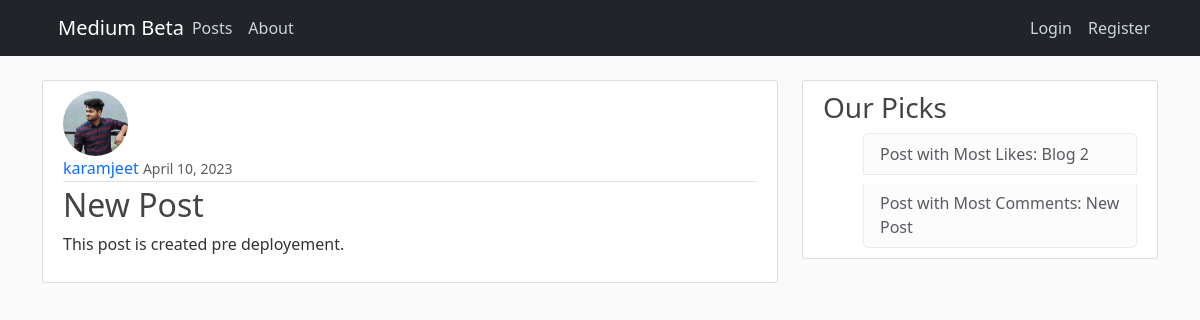
/post/10, run on the app's committed database.
### blog/models.py (models this page shows, shortened)
class Post(models.Model):
    title = models.CharField(max_length=100)
    content = models.TextField()
    date_posted = models.DateTimeField(default=timezone.now)
    author = models.ForeignKey(User, on_delete=models.CASCADE)
    def __str__(self):
        return self.title

### users/models.py (models this page shows, shortened)
class Profile(models.Model):
    user = models.OneToOneField(User, on_delete=models.CASCADE)
    image = models.ImageField(default='default.jpg', upload_to='profile_pics')

### blog/views.py (the view)
# urls.py: path('post/<int:pk>', PostDetailView.as_view(), name="post-detail"),
class PostDetailView(DetailView):
    model = Post

### blog/context_processors.py (called while the page is built)
def sidebar(request):
    most_liked_post_id = Like.objects.all().values('post').annotate(Count('post')).order_by('-post__count')[0]['post']
    most_liked_post = Post.objects.get(id=most_liked_post_id)
    most_commented_post_id = Comment.objects.all().values('post').annotate(Count('message')).order_by('-message__count')[0]['post']
    most_commented_post = Post.objects.get(id=most_commented_post_id)
    return {
        'most_liked_post': most_liked_post,
        'most_commented_post': most_commented_post
    }

### blog/templates/blog/post_detail.html (shortened to what this page needs)
{% extends 'blog/base.html' %} {% block content %}
<article class="media content-section">
  <img
    class="rounded-circle article-img"
    src="{{ object.author.profile.image.url }}"
  />
  <div class="media-body">
    <div class="article-metadata">
      <a class="mr-2" href="{% url 'users-profile' object.author.id %}"
        >{{ object.author }}</a
      >
      <small class="text-muted">{{ object.date_posted|date:"F d, Y" }}</small>
    </div>
    <h2 class="article-title">{{ object.title }}</h2>
    <p class="article-content">{{ object.content }}</p>
  </div>
</article>
{% endblock content %}

### blog/templates/blog/base.html (shortened to what this page needs)
{% load static %}
<!DOCTYPE html>
<html lang="en">
  <head>
    <link
      rel="stylesheet"
      href="https://cdn.jsdelivr.net/npm/bootstrap@5.3.0-alpha1/dist/css/bootstrap.rtl.min.css"
    />
    <link
      rel="stylesheet"
      type="text/css"
      href="{% static 'blog/main.css' %}"
    />
    <link
      rel="stylesheet"
      href="https://cdnjs.cloudflare.com/ajax/libs/font-awesome/6.3.0/css/all.min.css"
    />
  </head>
  <body>
    <header class="site-header">
      <nav class="navbar navbar-expand-md navbar-dark bg-dark fixed-top">
        <div class="container">
          <a class="navbar-brand mr-5" href="{% url 'blog-home' %}"
            >Medium Beta</a
          >
          <div class="collapse navbar-collapse flex" id="navbarToggle">
            <div class="navbar-nav mr-auto">
              <a class="nav-item nav-link" href="{% url 'blog-home' %}"
                >Posts</a
              >
              <a class="nav-item nav-link" href="{% url 'blog-about' %}"
                >About</a
              >
            </div>
            <div class="navbar-nav">
              {% if user.is_authenticated %}
              <a class="nav-item nav-link" href="{% url 'post-create' %}"
                >New Post</a
              >
              <a class="nav-item nav-link" href="{% url 'users-profile' %}"
                >Profile</a
              >
              <a class="nav-item nav-link" href="{% url 'users-logout' %}"
                >Logout</a
              >
              {% else %}
              <a class="nav-item nav-link" href="{% url 'users-login' %}"
                >Login</a
              >
              <a class="nav-item nav-link" href="{% url 'users-register' %}"
                >Register</a
              >
              {% endif %}
            </div>
          </div>
        </div>
      </nav>
    </header>
    <main role="main" class="container">
      <div class="row">
        <div class="col-md-8">
           {% block content %}{% endblock %}
        </div>
        <div class="col-md-4">
          <div class="content-section">
            <h3>Our Picks</h3>
            <ul class="list-group ml-0">
              <li class="list-group-item list-group-item-light mb-2">
                <a
                  href="{% url 'post-detail' most_liked_post.id %}"
                  class="text-muted"
                >
                  Post with Most Likes: {{most_liked_post}}
                </a>
              </li>
              <li class="list-group-item list-group-item-light">
                <a
                  href="{% url 'post-detail' most_commented_post.id %}"
                  class="text-muted"
                >
                  Post with Most Comments: {{most_commented_post}}
                </a>
              </li>
            </ul>
          </div>
        </div>
      </div>
    </main>
  </body>
</html>

### blog/static/blog/main.css (style rules this page uses)
a { text-decoration: none; }
body { background: #fafafa; color: #333333; margin-top: 5rem; }
h1, h2, h3, h4, h5, h6 { color: #444444; }
ul { margin: 0; }
.site-header .navbar-nav .nav-link { color: #cbd5db; }
.content-section { background: #ffffff; padding: 10px 20px; border: 1px solid #dddddd; border-radius: 3px; }
.article-title { color: #444444; }
.article-content { white-space: pre-line; }
.article-img { height: 65px; width: 65px; border: #333; object-fit: cover; margin-right: 16px; }
.article-metadata { padding-bottom: 1px; margin-bottom: 4px; border-bottom: 1px solid #e3e3e3; }
.flex { display: flex; justify-content: space-between; align-items: center; }

### data on the page
Post: author.profile.image (picture), author "karamjeet", date_posted "April 10, 2023", title "New Post", content "This post is created pre deployement."
Post: title "Blog 2"
Post: title "New Post"
